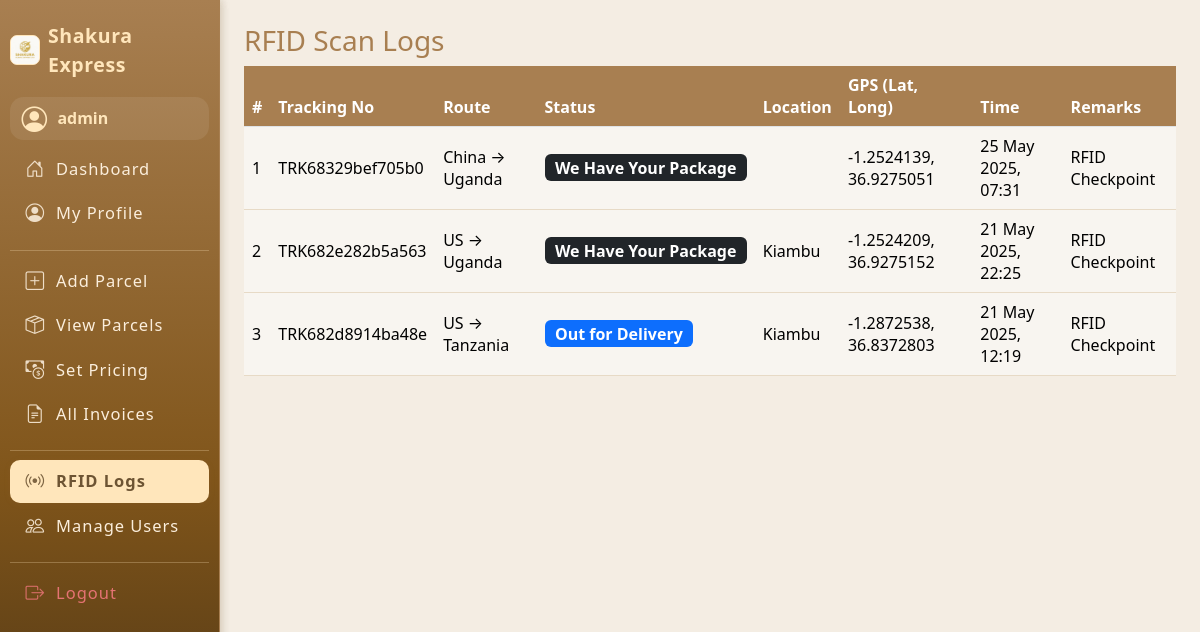
Page /rfid/logs.php (signed in) on the committed database.
### tables this page shows
CREATE TABLE `users` (
  `id` int(11) NOT NULL AUTO_INCREMENT,
  `username` varchar(50) NOT NULL,
  `password` varchar(255) NOT NULL,
  `email` varchar(100) NOT NULL,
  `role` enum('admin','staff','customer') NOT NULL,
  `full_name` varchar(100) NOT NULL,
  `phone` varchar(20) DEFAULT NULL,
  `created_at` datetime DEFAULT current_timestamp(),
  `address_line1` varchar(255) DEFAULT NULL,
  `address_line2` varchar(255) DEFAULT NULL,
  `city` varchar(100) DEFAULT NULL,
  `country` varchar(100) DEFAULT NULL,
  `zip_code` varchar(20) DEFAULT NULL,
  PRIMARY KEY (`id`),
  UNIQUE KEY `username` (`username`)
);

CREATE TABLE `parcel_logs` (
  `id` int(11) NOT NULL AUTO_INCREMENT,
  `parcel_id` int(11) DEFAULT NULL,
  `status` varchar(100) DEFAULT NULL,
  `location` varchar(100) DEFAULT NULL,
  `remarks` text DEFAULT NULL,
  `gps_lat` double DEFAULT NULL,
  `gps_long` double DEFAULT NULL,
  `log_type` enum('manual','rfid','gps') DEFAULT 'manual',
  `log_time` datetime DEFAULT current_timestamp(),
  PRIMARY KEY (`id`),
  KEY `parcel_id` (`parcel_id`),
  CONSTRAINT `parcel_logs_ibfk_1` FOREIGN KEY (`parcel_id`) REFERENCES `parcels` (`id`)
);

CREATE TABLE `parcels` (
  `id` int(11) NOT NULL AUTO_INCREMENT,
  `tracking_number` varchar(30) NOT NULL,
  `sender_id` int(11) DEFAULT NULL,
  `receiver_name` varchar(100) DEFAULT NULL,
  `receiver_phone` varchar(20) DEFAULT NULL,
  `dispatch_origin` enum('Europe','US','UK','China','Dubai') NOT NULL,
  `delivery_country` enum('Kenya','Uganda','Tanzania') NOT NULL,
  `actual_weight` float NOT NULL,
  `length_cm` float NOT NULL,
  `width_cm` float NOT NULL,
  `height_cm` float NOT NULL,
  `volumetric_weight` float NOT NULL,
  `chargeable_weight` float NOT NULL,
  `fragile` enum('Yes','No') DEFAULT 'No',
  `price_per_kg` float NOT NULL,
  `price` decimal(10,2) NOT NULL,
  `assigned_staff` int(11) DEFAULT NULL,
  `status` enum('Label Created','We Have Your Package','On the Way','Out for Delivery','Delivered') NOT NULL DEFAULT 'Label Created',
  `created_at` datetime DEFAULT current_timestamp(),
  `delivered_at` datetime DEFAULT NULL,
  PRIMARY KEY (`id`),
  UNIQUE KEY `tracking_number` (`tracking_number`),
  KEY `sender_id` (`sender_id`),
  KEY `assigned_staff` (`assigned_staff`),
  CONSTRAINT `parcels_ibfk_1` FOREIGN KEY (`sender_id`) REFERENCES `users` (`id`) ON DELETE SET NULL,
  CONSTRAINT `parcels_ibfk_2` FOREIGN KEY (`assigned_staff`) REFERENCES `users` (`id`) ON DELETE SET NULL
);

### rfid/logs.php (the view, shortened to what this page needs)
<?php
include '../includes/db.php';
include '../includes/sidebar.php';
$logs = $conn->query("
    SELECT pl.*,
        p.tracking_number,
        p.dispatch_origin,
        p.delivery_country
    FROM parcel_logs pl
    JOIN parcels p ON pl.parcel_id = p.id
    WHERE pl.log_type = 'rfid'
    ORDER BY pl.log_time DESC LIMIT 50
");
?>
<!DOCTYPE html>
<html lang="en">
<head>
    <link rel="stylesheet" href="/assets/css/style.css">
    <link rel="stylesheet" href="https://cdn.jsdelivr.net/npm/bootstrap@5.3.3/dist/css/bootstrap.min.css">
</head>
<body>
<div class="d-flex">
    <?php include '../includes/sidebar.php'; ?>
    <div class="container-fluid p-4">
        <h3 style="color:#a87f51;">RFID Scan Logs</h3>
        <div class="table-responsive">
        <table class="table table-brown table-hover align-middle">
            <thead>
                <tr>
                    <th>#</th>
                    <th>Tracking No</th>
                    <th>Route</th>
                    <th>Status</th>
                    <th>Location</th>
                    <th>GPS (Lat, Long)</th>
                    <th>Time</th>
                    <th>Remarks</th>
                </tr>
            </thead>
            <tbody>
                <?php $rownum=1; while($l = $logs->fetch_assoc()):
                    $gps_lat = ''; $gps_long = '';
                    if (preg_match('/GPS:\s*([\-0-9.]+),\s*([\-0-9.]+)/', $l['remarks'], $matches)) {
                        $gps_lat = $matches[1];
                        $gps_long = $matches[2];
                    }
                ?>
                <tr>
                    <td><?= $rownum++ ?></td>
                    <td><?= htmlspecialchars($l['tracking_number']) ?></td>
                    <td><?= htmlspecialchars($l['dispatch_origin']) ?> → <?= htmlspecialchars($l['delivery_country']) ?></td>
                    <td>
                        <?php
                            $badge = 'secondary';
                            $status = $l['status'];
                            if ($status == 'Delivered') $badge = 'success';
                            elseif ($status == 'Label Created') $badge = 'warning';
                            elseif ($status == 'On the Way') $badge = 'info';
                            elseif ($status == 'Out for Delivery') $badge = 'primary';
                            elseif ($status == 'We Have Your Package') $badge = 'dark';
                        ?>
                        <span class="badge bg-<?= $badge ?> badge-status"><?= htmlspecialchars($status) ?></span>
                    </td>
                    <td><?= htmlspecialchars($l['location']) ?></td>
                    <td>
                        <?php if($gps_lat && $gps_long): ?>
                            <?= htmlspecialchars($gps_lat) ?>, <?= htmlspecialchars($gps_long) ?>
                        <?php else: ?>
                            <span class="text-muted">-</span>
                        <?php endif; ?>
                    </td>
                    <td><?= date('d M Y, H:i', strtotime($l['log_time'])) ?></td>
                    <td>
                        <?php
                        $remark = preg_replace('/\(GPS:[^)]+\)/', '', $l['remarks']);
                        echo htmlspecialchars(trim($remark));
                        ?>
                    </td>
                </tr>
                <?php endwhile; ?>
            </tbody>
        </table>
        </div>
    </div>
</div>
</body>
</html>

### includes/sidebar.php (shortened to what this page needs)
<?php
$role = $_SESSION['role'];
$user_id = $_SESSION['user_id'] ?? null;
require_once '../includes/db.php';
$user_name = '';
if ($user_id) {
    $user_res = $conn->query("SELECT username FROM users WHERE id=$user_id");
    if ($user_res && $user_res->num_rows) {
        $u = $user_res->fetch_assoc();
        $user_name = htmlspecialchars($u['username']);
    }
}
?>
<head>
    <link rel="stylesheet" href="https://cdn.jsdelivr.net/npm/bootstrap-icons@1.11.3/font/bootstrap-icons.min.css">
    <link rel="stylesheet" href="../assets/css/style.css">
</head>
<nav class="sidebar">
    <div class="sidebar-brand">
        <img src="../assets/images/logo.jpeg" width="30" alt="Logo" style="border-radius:7px; background:#fff6eb; border:1.3px solid #ffe6bb;">
        <span>Shakura Express</span>
    </div>
    <div class="user-mini-profile mb-2">
        <i class="bi bi-person-circle"></i>
        <div class="user-details">
            <span><?= $user_name ?: ucfirst($role) ?></span>
        </div>
    </div>
    <ul class="nav flex-column">
        <?php if($role=='admin'): ?>
            <li><a href="../dashboards/admin_dashboard.php" class="nav-link<?=strpos($_SERVER['PHP_SELF'],'admin_dashboard.php')!==false?' active':''?>"><i class="bi bi-house-door"></i> Dashboard</a></li>
            <li><a href="../users/profile.php" class="nav-link<?=strpos($_SERVER['PHP_SELF'],'profile.php')!==false?' active':''?>"><i class="bi bi-person-circle"></i> My Profile</a></li>
            <hr>
            <li><a href="../parcels/add_parcel.php" class="nav-link<?=strpos($_SERVER['PHP_SELF'],'add_parcel.php')!==false?' active':''?>"><i class="bi bi-plus-square"></i> Add Parcel</a></li>
            <li><a href="../parcels/view_parcel.php" class="nav-link<?=strpos($_SERVER['PHP_SELF'],'view_parcel.php')!==false?' active':''?>"><i class="bi bi-box-seam"></i> View Parcels</a></li>
            <li><a href="../pricing/set_pricing.php" class="nav-link<?=strpos($_SERVER['PHP_SELF'],'set_pricing.php')!==false?' active':''?>"><i class="bi bi-cash-coin"></i> Set Pricing</a></li>
            <li><a href="../invoices/view_invoice.php" class="nav-link<?=strpos($_SERVER['PHP_SELF'],'view_invoice.php')!==false?' active':''?>"><i class="bi bi-file-earmark-text"></i> All Invoices</a></li>
            <hr>
            <li><a href="../rfid/logs.php" class="nav-link<?=strpos($_SERVER['PHP_SELF'],'logs.php')!==false?' active':''?>"><i class="bi bi-broadcast"></i> RFID Logs</a></li>
            <li><a href="../users/manage.php" class="nav-link<?=strpos($_SERVER['PHP_SELF'],'manage.php')!==false?' active':''?>"><i class="bi bi-people"></i> Manage Users</a></li>
        <?php endif; ?>
        <hr>
        <li><a href="../auth/logout.php" class="nav-link text-danger"><i class="bi bi-box-arrow-right"></i> Logout</a></li>
    </ul>
</nav>

### assets/css/style.css (style rules this page uses)
body { background-color: #f4ede3; }
.sidebar { min-width: 220px; }
.sidebar .nav-link.active, .sidebar .nav-link:hover { background: #a87f51; }
.table-brown th { background: #a87f51; color: white; }
.table-brown td { background: #f8f5f0; }
.sidebar { position: fixed; top: 0; left: 0; height: 100vh; width: 220px; background: linear-gradient(180deg, #a87f51 0%, #80551a 60%, #4b3415 100%); color: #fff; padding: 1.3rem 0.6rem 1rem 0.6rem; z-index: 1000; border-right: 1px solid #a87f51; box-shadow: 1px 0 9px rgba(108,78,42,0.15); display: flex; flex-direction: column; font-size: 1.01rem; min-height: 0; max-height: 100vh; overflow-y: auto; }
.sidebar-brand { font-size: 1.22rem; font-weight: 700; letter-spacing: .6px; margin-bottom: 1.1rem; color: #ffe6bb; display: flex; align-items:center; gap: 0.52rem; }
.sidebar .user-mini-profile { background: rgba(255,255,255,0.08); border-radius: .85rem; padding: .6rem .75rem .5rem .75rem; margin-bottom: 1.28rem; font-size: .96rem; display: flex; align-items: center; gap: 0.64rem; }
.sidebar .user-mini-profile .bi-person-circle { font-size: 1.6rem; color: #ffe6bb; }
.sidebar .user-mini-profile .user-details span { display: block; color: #ffe6bb; font-weight: 600; margin-bottom: 0; font-size: 1.04em; }
.sidebar .nav { flex: 1 1 auto; margin-bottom: 1.2rem; }
.sidebar .nav-link { color: #fbeedc; margin-bottom: .11rem; padding: .56rem 1rem; font-size: 1.03rem; border-radius: .62rem; display: flex; align-items: center; gap: .68rem; transition: background .14s, color .13s; font-weight: 500; letter-spacing: .06em; }
.sidebar .nav-link.active, .sidebar .nav-link:hover, .sidebar .nav-link:focus { color: #6d5433 !important; background: #ffe6bb !important; font-weight: 600; box-shadow: 0 1px 7px rgba(168,127,81,0.09); }
.sidebar .nav-link .bi { font-size: 1.13em; opacity: 0.88; }
.sidebar .nav-link.text-danger { color: #e57373 !important; }
.sidebar hr { border-color: #ffe6bb; opacity: 0.27; margin: 13px 0 9px 0; }
body { margin-left: 220px !important; }

### rfid/logs.php (style rules this page uses)
.table-brown thead { background: #a87f51; color: #fff; }
.table-brown tbody tr { border-bottom: 1.5px solid #e7dac6; }
.badge-status { font-size: 1em; }

### rows in the picture
users: username "admin admin"
parcel_logs: parcel.tracking_number "TRK68329bef705b0", parcel.dispatch_origin "China", parcel.delivery_country "Uganda", status "We Have Your Package", gps_lat "-1.2524139", gps_long "36.9275051", log_time "25 May 2025, 07:31", remarks "RFID Checkpoint"
parcel_logs: parcel.tracking_number "TRK682e282b5a563", parcel.dispatch_origin "US", parcel.delivery_country "Uganda", status "We Have Your Package", location "Kiambu", gps_lat "-1.2524209", gps_long "36.9275152", log_time "21 May 2025, 22:25", remarks "RFID Checkpoint"
parcel_logs: parcel.tracking_number "TRK682d8914ba48e", parcel.dispatch_origin "US", parcel.delivery_country "Tanzania", status "Out for Delivery", location "Kiambu", gps_lat "-1.2872538", gps_long "36.8372803", log_time "21 May 2025, 12:19", remarks "RFID Checkpoint"
